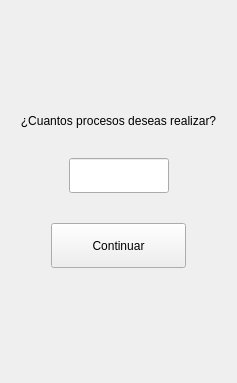
               <widget class="QWidget" name="page_Asignar">
                <layout class="QVBoxLayout" name="verticalLayout_4">
                 <property name="spacing">
                  <number>30</number>
                 </property>
                 <item>
                  <spacer name="verticalSpacer_2">
                   <property name="orientation">
                    <enum>Qt::Vertical</enum>
                   </property>
                   <property name="sizeHint" stdset="0">
                    <size>
                     <width>20</width>
                     <height>103</height>
                    </size>
                   </property>
                  </spacer>
                 </item>
                 <item>
                  <widget class="QLabel" name="label_2">
                   <property name="styleSheet">
                    <string notr="true">font: 77 20pt &quot;Arial Black&quot;;</string>
                   </property>
                   <property name="text">
                    <string>¿Cuantos procesos deseas realizar?</string>
                   </property>
                   <property name="textFormat">
                    <enum>Qt::AutoText</enum>
                   </property>
                   <property name="alignment">
                    <set>Qt::AlignCenter</set>
                   </property>
                  </widget>
                 </item>
                 <item>
                  <layout class="QHBoxLayout" name="horizontalLayout_4">
                   <item>
                    <spacer name="horizontalSpacer">
                     <property name="orientation">
                      <enum>Qt::Horizontal</enum>
                     </property>
                     <property name="sizeHint" stdset="0">
                      <size>
                       <width>40</width>
                       <height>20</height>
                      </size>
                     </property>
                    </spacer>
                   </item>
                   <item>
                    <widget class="QLineEdit" name="lineEdit_2">
                     <property name="minimumSize">
                      <size>
                       <width>100</width>
                       <height>35</height>
                      </size>
                     </property>
                     <property name="maximumSize">
                      <size>
                       <width>100</width>
                       <height>40</height>
                      </size>
                     </property>
                     <property name="text">
                      <string/>
                     </property>
                     <property name="maxLength">
                      <number>3</number>
                     </property>
                     <property name="frame">
                      <bool>true</bool>
                     </property>
                     <property name="alignment">
                      <set>Qt::AlignCenter</set>
                     </property>
                    </widget>
                   </item>
                   <item>
                    <spacer name="horizontalSpacer_2">
                     <property name="orientation">
                      <enum>Qt::Horizontal</enum>
                     </property>
                     <property name="sizeHint" stdset="0">
                      <size>
                       <width>40</width>
                       <height>20</height>
                      </size>
                     </property>
                    </spacer>
                   </item>
                  </layout>
                 </item>
                 <item>
                  <layout class="QHBoxLayout" name="horizontalLayout_5">
                   <item>
                    <spacer name="horizontalSpacer_3">
                     <property name="orientation">
                      <enum>Qt::Horizontal</enum>
                     </property>
                     <property name="sizeHint" stdset="0">
                      <size>
                       <width>40</width>
                       <height>20</height>
                      </size>
                     </property>
                    </spacer>
                   </item>
                   <item>
                    <widget class="QPushButton" name="pushButton_2">
                     <property name="minimumSize">
                      <size>
                       <width>135</width>
                       <height>45</height>
                      </size>
                     </property>
                     <property name="cursor">
                      <cursorShape>PointingHandCursor</cursorShape>
                     </property>
                     <property name="text">
                      <string>Continuar</string>
                     </property>
                    </widget>
                   </item>
                   <item>
                    <spacer name="horizontalSpacer_4">
                     <property name="orientation">
                      <enum>Qt::Horizontal</enum>
                     </property>
                     <property name="sizeHint" stdset="0">
                      <size>
                       <width>40</width>
                       <height>20</height>
                      </size>
                     </property>
                    </spacer>
                   </item>
                  </layout>
                 </item>
                 <item>
                  <spacer name="verticalSpacer_3">
                   <property name="orientation">
                    <enum>Qt::Vertical</enum>
                   </property>
                   <property name="sizeHint" stdset="0">
                    <size>
                     <width>20</width>
                     <height>104</height>
                    </size>
                   </property>
                  </spacer>
                 </item>
                </layout>
               </widget>
